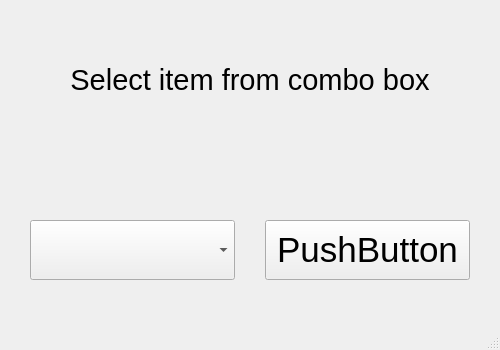
<?xml version="1.0" encoding="UTF-8"?>
<ui version="4.0">
 <class>MainWindow</class>
 <widget class="QMainWindow" name="MainWindow">
  <property name="geometry">
   <rect>
    <x>0</x>
    <y>0</y>
    <width>500</width>
    <height>350</height>
   </rect>
  </property>
  <property name="windowTitle">
   <string>MainWindow</string>
  </property>
  <widget class="QWidget" name="centralwidget">
   <widget class="QLabel" name="label">
    <property name="geometry">
     <rect>
      <x>30</x>
      <y>30</y>
      <width>440</width>
      <height>100</height>
     </rect>
    </property>
    <property name="font">
     <font>
      <pointsize>22</pointsize>
     </font>
    </property>
    <property name="text">
     <string>Select item from combo box</string>
    </property>
    <property name="alignment">
     <set>Qt::AlignCenter</set>
    </property>
   </widget>
   <widget class="QComboBox" name="comboBox">
    <property name="geometry">
     <rect>
      <x>30</x>
      <y>220</y>
      <width>205</width>
      <height>60</height>
     </rect>
    </property>
    <property name="font">
     <font>
      <pointsize>40</pointsize>
     </font>
    </property>
   </widget>
   <widget class="QPushButton" name="pushButton">
    <property name="geometry">
     <rect>
      <x>265</x>
      <y>220</y>
      <width>205</width>
      <height>60</height>
     </rect>
    </property>
    <property name="font">
     <font>
      <pointsize>26</pointsize>
     </font>
    </property>
    <property name="text">
     <string>PushButton</string>
    </property>
   </widget>
  </widget>
  <widget class="QMenuBar" name="menubar">
   <property name="geometry">
    <rect>
     <x>0</x>
     <y>0</y>
     <width>500</width>
     <height>22</height>
    </rect>
   </property>
  </widget>
  <widget class="QStatusBar" name="statusbar"/>
 </widget>
 <resources/>
 <connections/>
</ui>
